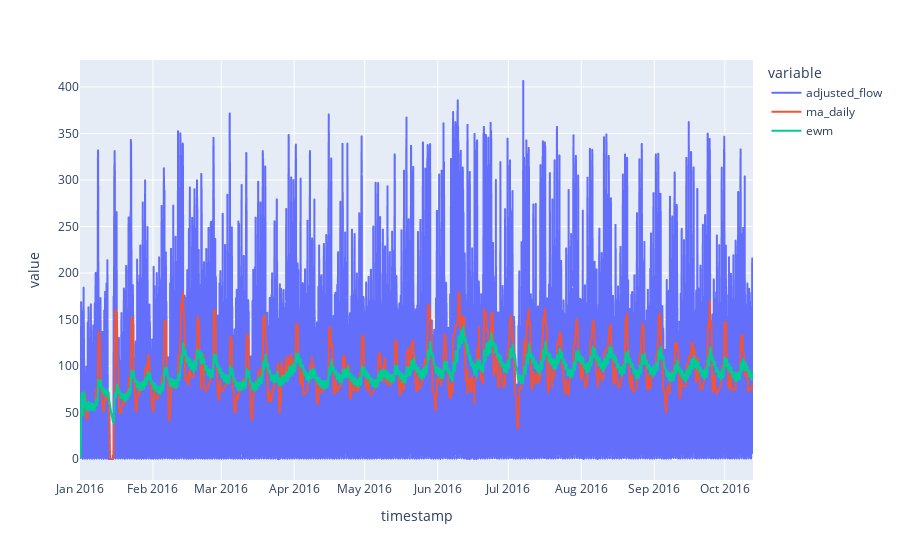

Notebook source saved alongside this figure:
### Code cell
px.line(flow1, x='timestamp', y=['adjusted_flow', 'ma_daily', 'ewm'])

### Figure 1 — Plotly figure (JSON) as saved in the notebook; plotly's stock layout.template omitted (floating-point values rounded to 4 significant figures; data arrays with more than 128 entries replaced by an {"elided": "..."} marker saying what was removed)
{"data": [{"hovertemplate": "variable=adjusted_flow<br>timestamp=%{x}<br>value=%{y}<extra></extra>", "legendgroup": "adjusted_flow", "line": {"color": "#636efa", "dash": "solid"}, "marker": {"symbol": "circle"}, "mode": "lines", "name": "adjusted_flow", "showlegend": true, "type": "scattergl", "x": {"elided": "6864 str values"}, "xaxis": "x", "y": {"elided": "6864 float values"}, "yaxis": "y"}, {"hovertemplate": "variable=ma_daily<br>timestamp=%{x}<br>value=%{y}<extra></extra>", "legendgroup": "ma_daily", "line": {"color": "#EF553B", "dash": "solid"}, "marker": {"symbol": "circle"}, "mode": "lines", "name": "ma_daily", "showlegend": true, "type": "scattergl", "x": {"elided": "6864 str values"}, "xaxis": "x", "y": {"elided": "6864 float values"}, "yaxis": "y"}, {"hovertemplate": "variable=ewm<br>timestamp=%{x}<br>value=%{y}<extra></extra>", "legendgroup": "ewm", "line": {"color": "#00cc96", "dash": "solid"}, "marker": {"symbol": "circle"}, "mode": "lines", "name": "ewm", "showlegend": true, "type": "scattergl", "x": {"elided": "6864 str values"}, "xaxis": "x", "y": {"elided": "6864 float values"}, "yaxis": "y"}], "layout": {"legend": {"title": {"text": "variable"}, "tracegroupgap": 0}, "margin": {"t": 60}, "xaxis": {"anchor": "y", "domain": [0, 1], "title": {"text": "timestamp"}}, "yaxis": {"anchor": "x", "domain": [0, 1], "title": {"text": "value"}}}}
